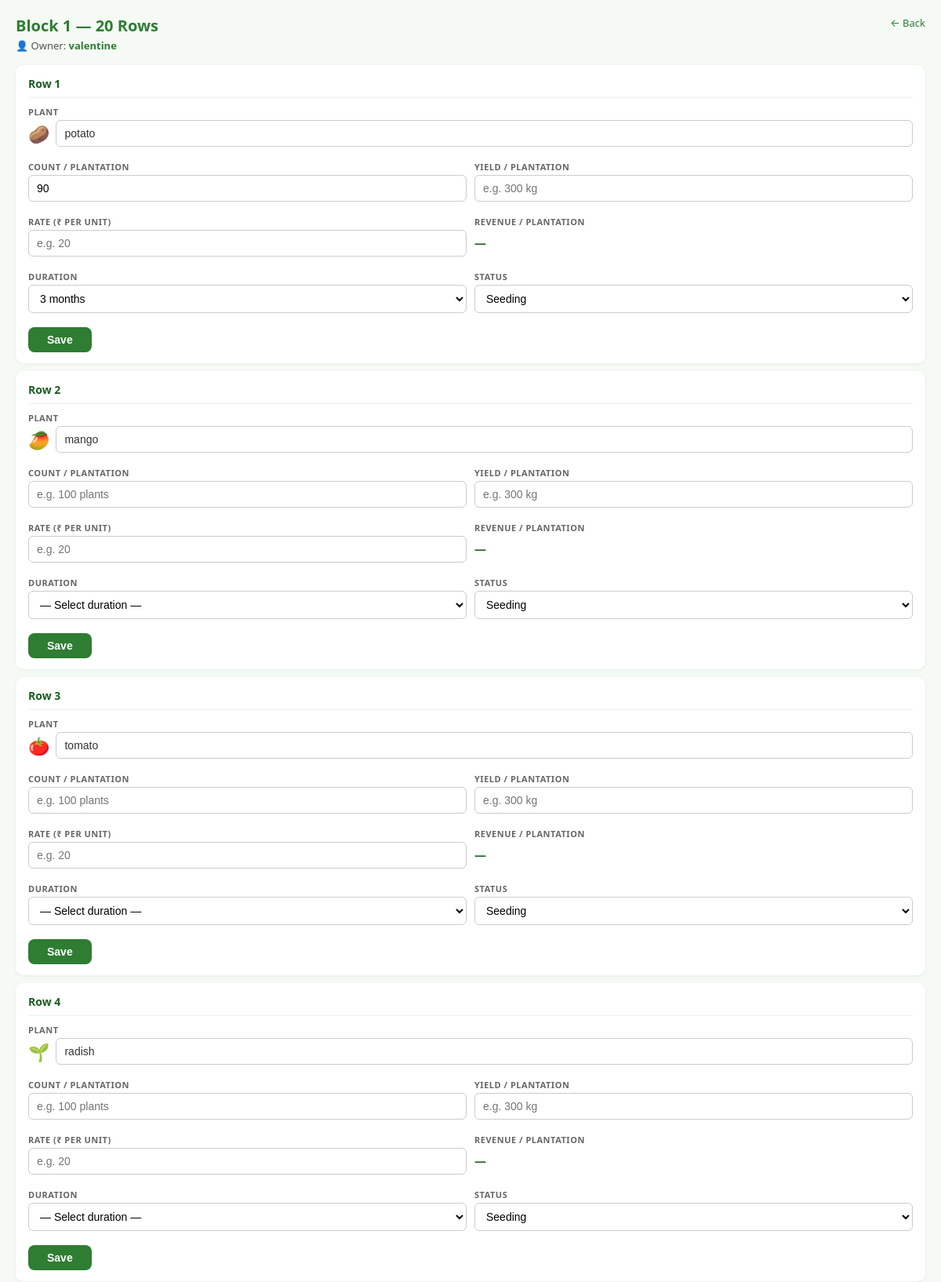
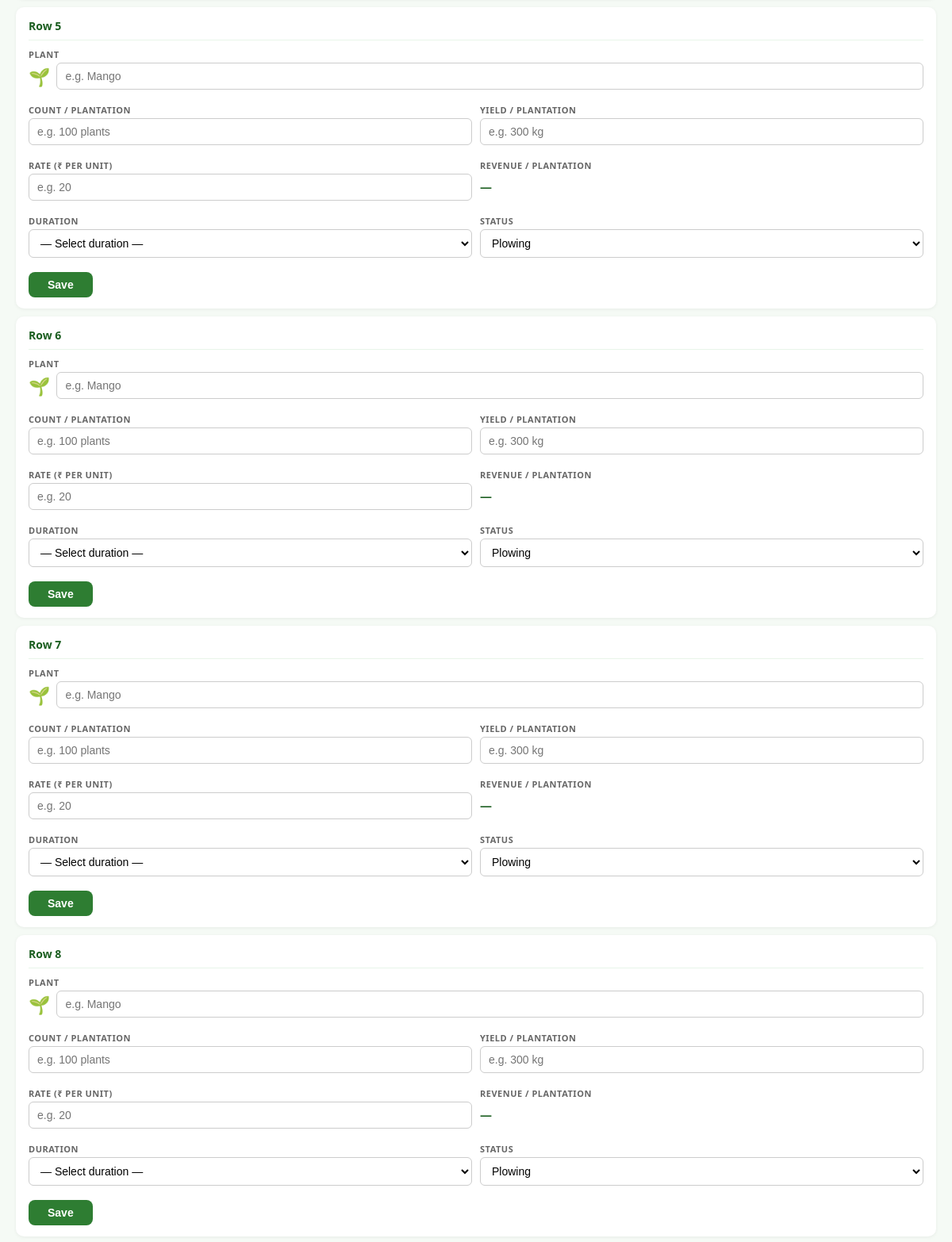
Page /block/1/ (signed in, upper part) on the committed database (2 pictures, top to bottom).
### farm/models.py (models this page shows, shortened)
class Block(models.Model):
    block_number = models.PositiveIntegerField(unique=True)
    owner = models.ForeignKey(Owner, on_delete=models.SET_NULL,
                              null=True, blank=True, related_name='blocks')
    notes = models.TextField(blank=True)

class Owner(models.Model):
    name = models.CharField(max_length=100)
    phone = models.CharField(max_length=20, blank=True)
    email = models.EmailField(blank=True)

class Row(models.Model):
    STATUS_CHOICES = [
        ('PLOWING', 'Plowing'),
        ('SEEDING', 'Seeding'),
        ('WATERING', 'Watering'),
        ('READY_TO_HARVEST', 'Ready to Harvest'),
        ('HARVESTED', 'Harvested'),
    ]
    count_per_plantation = models.CharField(
        max_length=50, blank=True,
        help_text="e.g. 100 plants, 101 rows"
    )
    yield_per_plantation = models.CharField(
        max_length=50, blank=True,
        help_text="e.g. 300 kg, 202 bunches"
    )
    rate = models.DecimalField(
        max_digits=10, decimal_places=2,
        null=True, blank=True,
        help_text="Rate per unit (e.g. 20 for ₹20/kg)"
    )
    duration = models.CharField(
        max_length=30, choices=DURATION_CHOICES, blank=True
    )
    @property
    def revenue_per_plantation(self):
        if self.rate is None or self.numeric_yield is None:
            return None
        return float(self.rate) * self.numeric_yield
    @property
    def revenue_display(self):
        r = self.revenue_per_plantation
        if r is None:
            return '—'
        return f"₹{r:,.2f}"
    PLANT_ICONS = {
        'mango': '🥭',
        'coconut': '🌴',
        'coconut tree': '🌴',
        'banana': '🍌',
        'tomato': '🍅',
        'potato': '🥔',
        'onion': '🧅',
        'carrot': '🥕',
        'corn': '🌽',
        'maize': '🌽',
        'rice': '🌾',
        'paddy': '🌾',
        'wheat': '🌾',
        'sugarcane': '🎋',
        'tea': '🍃',
        'coffee': '☕',
        'grape': '🍇',
        'grapes': '🍇',
        'apple': '🍎',
        'orange': '🍊',
        'lemon': '🍋',
        'watermelon': '🍉',
        'strawberry': '🍓',
        'pepper': '🌶️',
        'chilli': '🌶️',
        'chili': '🌶️',
        'brinjal': '🍆',
        'eggplant': '🍆',
        'cucumber': '🥒',
        'pumpkin': '🎃',
        'groundnut': '🥜',
        'peanut': '🥜',
        'sunflower': '🌻',
        'rose': '🌹',
        'flower': '🌸',
        'tulsi': '🌿',
        'herb': '🌿',
    }
    @property
    def plant_icon(self):
        if not self.plant_type:
            return '🌱'   # default seedling
        key = self.plant_type.strip().lower()
        if key in self.PLANT_ICONS:
            return self.PLANT_ICONS[key]
        for name, icon in self.PLANT_ICONS.items():
            if name in key:
                return icon
        return '🌱'
    block = models.ForeignKey(Block, on_delete=models.CASCADE, related_name='rows')
    row_number = models.PositiveIntegerField()
    plant_type = models.CharField(max_length=100, blank=True)
    status = models.CharField(max_length=20, choices=STATUS_CHOICES, default='PLOWING')
    planted_date = models.DateField(null=True, blank=True)
    harvest_date = models.DateField(null=True, blank=True)
    class Meta:
        unique_together = ('block', 'row_number')
        ordering = ['block__block_number', 'row_number']

### farm/views.py (the view, shortened to what this page needs)
# urls.py: path('block/<int:block_number>/', views.block_detail, name='block_detail'),
@login_required
def block_detail(request, block_number):
    block = get_object_or_404(Block, block_number=block_number)
    is_superuser = request.user.is_superuser
    is_staff = request.user.is_staff
    if not (is_superuser or is_staff):
        owner = _owner_for_user(request.user)
        if owner is None or block.owner_id != owner.id:
            return HttpResponseForbidden("You don't have access to this block.")
    can_edit = is_superuser or is_staff
    rows = block.rows.all().order_by('row_number')
    return render(request, 'farm/block_detail.html', {
        'block': block,
        'rows': rows,
        'status_choices': Row.STATUS_CHOICES,
        'duration_choices': DURATION_CHOICES,
        'can_edit': can_edit,
    })

### templates/farm/block_detail.html (shortened to what this page needs)
<!DOCTYPE html>
<html>
<head>
</head>
<body>
    <header>
        <h1>
            Block {{ block.block_number }} — 20 Rows
            {% if block.owner %}
                <span class="owner-info">👤 Owner: <b style="color:#2e7d32;">{{ block.owner.name }}</b></span>
            {% else %}
                <span class="owner-info" style="color:#e65100;">👤 No owner assigned</span>
            {% endif %}
        </h1>
        <a class="back" href="{% url 'dashboard' %}">← Back</a>
    </header>
    {% for row in rows %}
        {% if can_edit %}
            <form class="row-card" method="post">
                <div class="row-head">
                    <span class="row-num">Row {{ row.row_number }}</span>
                </div>
                <div class="fields-grid">
                    <div class="field full">
                        <label>Plant</label>
                        <div class="plant-row">
                            <span class="icon">{{ row.plant_icon }}</span>
                            <input type="text" name="plant_type" value="{{ row.plant_type }}"
                                   placeholder="e.g. Mango" oninput="updateIcon(this)">
                        </div>
                    </div>
                    <div class="field">
                        <label>Count / Plantation</label>
                        <input type="text" name="count_per_plantation"
                               value="{{ row.count_per_plantation }}"
                               placeholder="e.g. 100 plants">
                    </div>
                    <div class="field">
                        <label>Yield / Plantation</label>
                        <input type="text" name="yield_per_plantation"
                               value="{{ row.yield_per_plantation }}"
                               placeholder="e.g. 300 kg">
                    </div>
                    <div class="field">
                        <label>Rate (₹ per unit)</label>
                        <input type="number" name="rate" step="0.01" min="0"
                               value="{% if row.rate %}{{ row.rate }}{% endif %}"
                               placeholder="e.g. 20">
                    </div>
                    <div class="field">
                        <label>Revenue / Plantation</label>
                        <span class="revenue-value revenue-live">{{ row.revenue_display }}</span>
                    </div>
                    <div class="field">
                        <label>Duration</label>
                        <select name="duration">
                            {% for code, label in duration_choices %}
                                <option value="{{ code }}" {% if row.duration == code %}selected{% endif %}>{{ label }}</option>
                            {% endfor %}
                        </select>
                    </div>
                    <div class="field">
                        <label>Status</label>
                        <select name="status">
                            {% for code, label in status_choices %}
                                <option value="{{ code }}" {% if row.status == code %}selected{% endif %}>{{ label }}</option>
                            {% endfor %}
                        </select>
                    </div>
                </div>
                <button type="submit" class="save">Save</button>
            </form>
        {% endif %}
    {% endfor %}
</body>
</html>

### templates/farm/block_detail.html (style rules this page uses)
* { box-sizing: border-box; }
body { font-family: system-ui, -apple-system, sans-serif; background: #f5faf5; margin: 0; padding: 16px; }
header { display: flex; justify-content: space-between; align-items: flex-start; gap: 10px; margin-bottom: 16px; flex-wrap: wrap; }
h1 { color: #2e7d32; margin: 0; font-size: 18px; line-height: 1.3; }
.owner-info { font-size: 13px; color: #555; font-weight: 400; display: block; margin-top: 4px; }
a.back { color: #2e7d32; text-decoration: none; font-size: 13px; white-space: nowrap; }
.row-card { background: white; border-radius: 10px; padding: 12px; margin-bottom: 10px; box-shadow: 0 1px 4px rgba(0,0,0,0.06); }
.row-head { display: flex; justify-content: space-between; align-items: center; margin-bottom: 10px; padding-bottom: 8px; border-bottom: 1px solid #e8f5e9; }
.row-num { font-weight: 700; color: #1b5e20; font-size: 14px; }
.field { margin-bottom: 8px; }
.field label { display: block; font-size: 11px; color: #666; text-transform: uppercase; letter-spacing: 0.5px; margin-bottom: 3px; font-weight: 600; }
.field input, .field select { width: 100%; padding: 8px 10px; border-radius: 6px; border: 1px solid #ccc; font-size: 14px; background: white; }
.plant-row { display: flex; align-items: center; gap: 8px; }
.plant-row .icon { font-size: 22px; flex-shrink: 0; line-height: 1; }
.plant-row input, .plant-row .value { flex: 1; font-size: 14px; color: #333; }
button.save { width: 100%; padding: 10px; background: #2e7d32; color: white; border: none; border-radius: 8px; cursor: pointer; font-size: 14px; font-weight: 600; margin-top: 6px; }
.revenue-value { font-weight: 700; color: #1b5e20; font-size: 15px; display: block; padding: 6px 0; }
@media (min-width: 640px) { body { padding: 20px; } }
@media (min-width: 640px) { h1 { font-size: 20px; } }
@media (min-width: 640px) { .row-card { padding: 14px 16px; } }
@media (min-width: 640px) { .fields-grid { display: grid; grid-template-columns: 1fr 1fr; gap: 10px; } }
@media (min-width: 640px) { .fields-grid .field.full { grid-column: 1 / -1; } }
@media (min-width: 640px) { button.save { width: auto; padding: 8px 24px; margin-top: 10px; } }

### rows in the picture
Block: block_number "1", owner.name "valentine"
Row: row_number "1", plant_icon "🥔", plant_type "potato", count_per_plantation "90", revenue_display "—", duration "3 months", status "Seeding"
Row: row_number "2", plant_icon "🥭", plant_type "mango", revenue_display "—", duration "— Select duration —", status "Seeding"
Row: row_number "3", plant_icon "🍅", plant_type "tomato", revenue_display "—", duration "— Select duration —", status "Seeding"
Row: row_number "4", plant_icon "🌱", plant_type "radish", revenue_display "—", duration "— Select duration —", status "Seeding"
Row: row_number "5", plant_icon "🌱", revenue_display "—", duration "— Select duration —", status "Plowing"
Row: row_number "6", plant_icon "🌱", revenue_display "—", duration "— Select duration —", status "Plowing"
Row: row_number "7", plant_icon "🌱", revenue_display "—", duration "— Select duration —", status "Plowing"
Row: row_number "8", plant_icon "🌱", revenue_display "—", duration "— Select duration —", status "Plowing"
